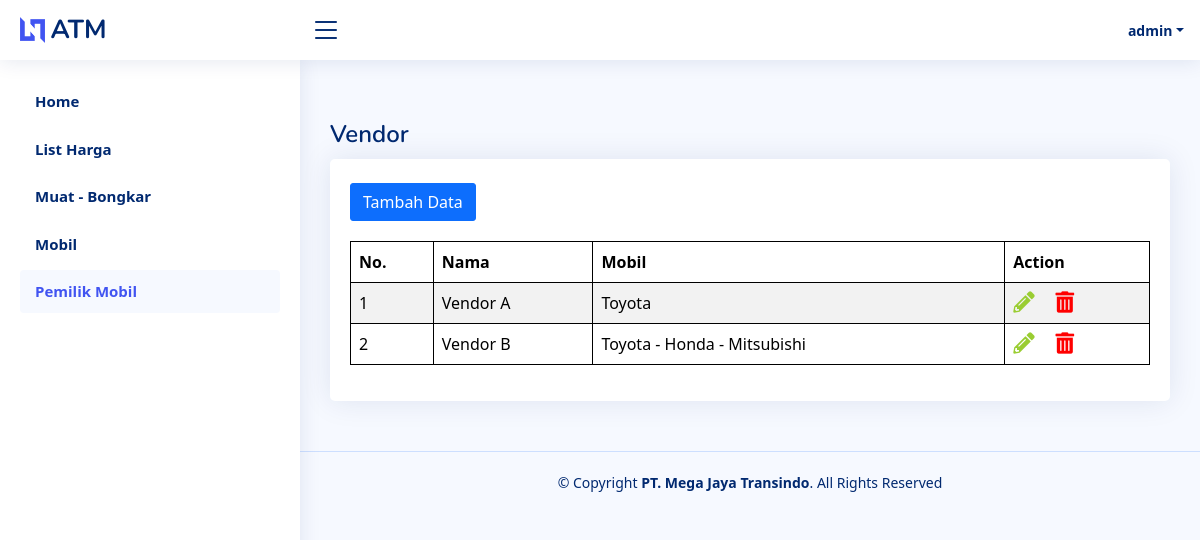
Before: /vendor.php (signed in) with the older database file.
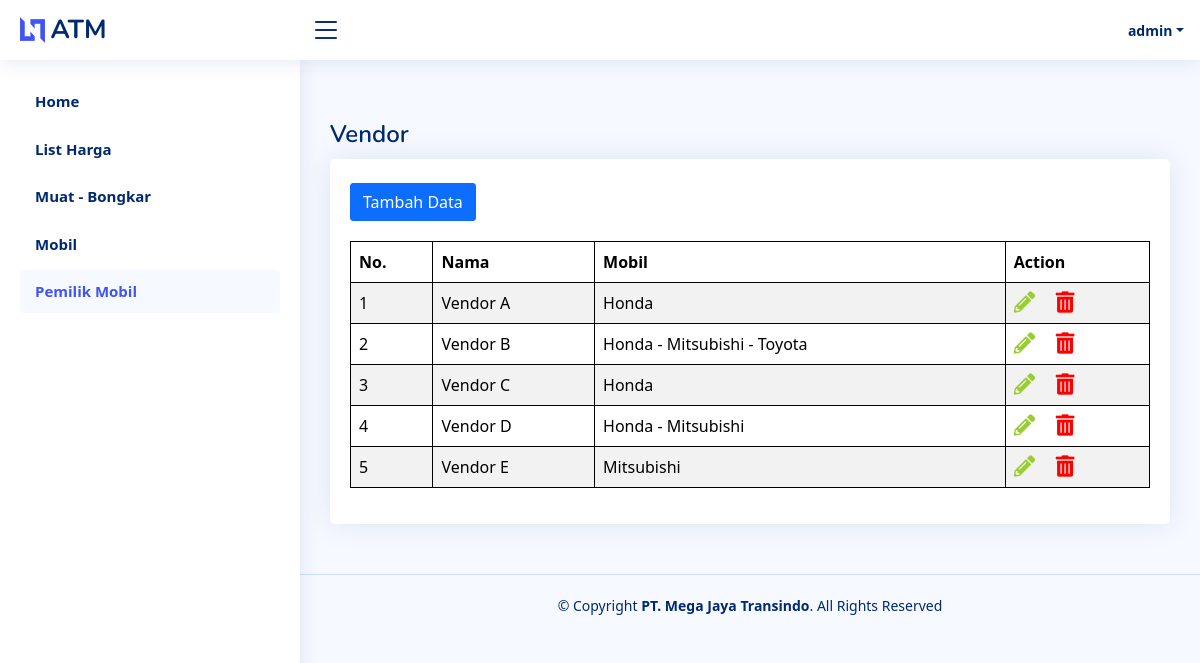
After: the same page with the newer database file.
### tables this page shows
CREATE TABLE `vendor` (
  `id` int(11) NOT NULL,
  `created_date` timestamp NOT NULL DEFAULT current_timestamp(),
  `modified_date` timestamp NOT NULL DEFAULT current_timestamp() ON UPDATE current_timestamp(),
  `secure_id` varchar(52) NOT NULL,
  `nama` varchar(100) NOT NULL,
  `mobil_id` varchar(100) NOT NULL COMMENT '["1","2"]'
);

### layout/navlinks.php (called while the page is built, shortened)
<?php
$nav_links = [
    ['url' => 'index.php', 'text' => 'Home'],
    ['url' => 'list_harga.php', 'text' => 'List Harga'],
    ['url' => 'muat_bongkar.php', 'text' => 'Muat - Bongkar'],
    ['url' => 'mobil.php', 'text' => 'Mobil'],
    ['url' => 'vendor.php', 'text' => 'Pemilik Mobil'],
];
?>

### api/get_vendor.php (called while the page is built, shortened)
<?php
require 'config/db.php';
if ($_SERVER["REQUEST_METHOD"] == "GET") {
    try{
        $sql = 'SELECT * FROM vendor';
        $stmt = $db->query($sql);
        $vendor = $stmt->fetchAll();
        $i = 0;
        foreach($vendor as $v) {
            $mobilIds = json_decode($v['mobil_id']);
            $mobilNames = array();
            foreach ($mobilIds as $mobilId) {
                $sql = "SELECT nama FROM mobil WHERE id = ".$mobilId;
                $stmt = $db->query($sql);
                $mobil = $stmt->fetchColumn();
                if ($mobil) {
                    $mobilNames[] = $mobil;
                }
            }
            $mobilNamesCombined = implode(" - ", $mobilNames);
            $vendor[$i]['mobil'] = $mobilNamesCombined;
            $i++;
        }
    } catch(PDOException $e){
        echo "Connection failed: " . $e->getMessage();
    }
}
?>

### vendor.php (the view, shortened to what this page needs)
<?php
require 'layout/header.php';
require 'layout/navbar.php';
require 'layout/sidebar.php';
require 'api/get_vendor.php';
?>
  <main id="main" class="main">
    <div class="pagetitle">
      <h1>Vendor</h1>
    </div>
    <section class="section">
      <div class="row">
        <div class="col-lg-12">
          <div class="card">
            <div class="card-body" style="padding-top:3dvh;">
              <?php
              if ($_SESSION['role']!="MEMBER"):
              ?>
              <a href="upsert_vendor.php" class="btn btn-primary" style="margin-bottom:20px;">Tambah Data</a>
              <?php
              endif;
              ?>
              <table class="table table-bordered table-striped datatable" id="dataTable">
                <thead>
                  <tr>
                    <th>No.</th>
                    <th>Nama</th>
                    <th>Mobil</th>
                    <?php if ($_SESSION['role'] != "MEMBER"):?>
                    <th>Action</th>
                    <?php endif;?>
                  </tr>
                </thead>
                <tbody>
                  <?php
                  foreach($vendor as $i=>$v):
                    echo '<tr>';
                      echo '<td>'.sprintf("%d", $i+1).'</td>';
                      echo '<td>'.$v['nama'].'</td>';
                      echo '<td>'.$v['mobil'].'</td>';
                      if ($_SESSION['role'] != "MEMBER"):
                      echo '<td>';
                      echo '<a class="edit-btn" href="upsert_vendor.php?q='.$v['secure_id'].'"><i class="fas fa-lg fa-pencil-alt"></i></a>';
                      echo '<a class="delete-btn" data-secure-id="'.$v['secure_id'].'"><i class="fas fa-lg fa-trash-alt"></i></a>';
                      echo '</td>';
                      endif;
                    echo '</tr>';
                  endforeach;
                  ?>
                </tbody>
              </table>
            </div>
          </div>
        </div>
      </div>
    </section>
  </main>
  <?php
  require 'layout/footer.php';

### layout/sidebar.php
  <?php
      require 'navlinks.php';
      $current_page = basename($_SERVER['PHP_SELF']);
  ?>
<aside id="sidebar" class="sidebar">
  <ul class="sidebar-nav" id="sidebar-nav">
      <?php foreach ($nav_links as $link): ?>
          <li class="nav-item">
              <a class="nav-link <?php echo ($current_page != $link['url']) ? 'collapsed' : ''; ?>" href="<?php echo $link['url']; ?>" >
                  <span><?php echo $link['text']; ?></span>
              </a>
          </li>
      <?php endforeach; ?>
  </ul>
</aside>

Changed rows visible on the page:
computed for vendor "Vendor A": mobil "Toyota" → "Honda"
computed for vendor "Vendor B": mobil "Toyota - Honda - Mitsubishi" → "Honda - Mitsubishi - Toyota"
added vendor: nama "Vendor C", mobil "Honda"
added vendor: nama "Vendor D", mobil "Honda - Mitsubishi"
added vendor: nama "Vendor E", mobil "Mitsubishi"
